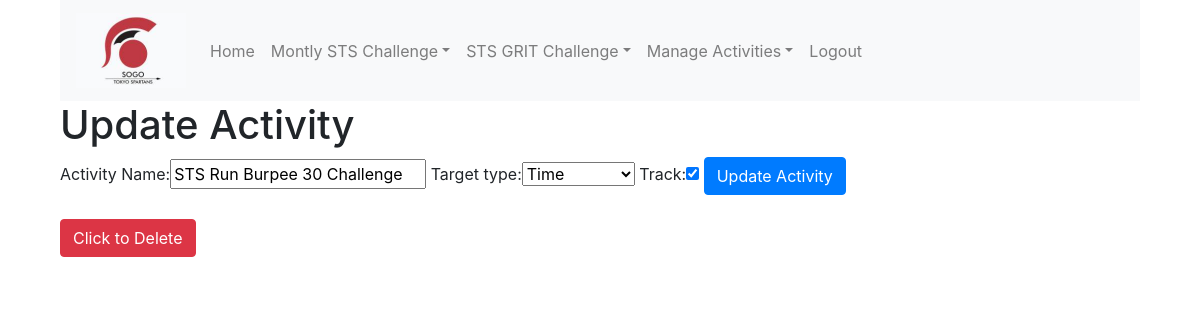
The app's page /sogo_app/update_activity/2/ (signed in) with its own data.
### sogo_app/models.py (models this page shows, shortened)
class Activities(models.Model):
    TARGET_TYPES = (('T', 'Time'),
                    ('R', 'Sets & Reps'))
    name = models.CharField(max_length=100, unique=True)
    target_type = models.CharField(max_length=1, choices=TARGET_TYPES)
    track = models.BooleanField()

### sogo_app/views.py (the view)
# urls.py: url(r'^update_activity/(?P<pk>\d+)/$', views.UpdateActivityView.as_view(),name='update_activity'),
class UpdateActivityView(LoginRequiredMixin, UpdateView):
    login_url = '/sogo_app/login'
    form_class = forms.CreateActivityForm
    success_url=reverse_lazy('sogo_app:activity_list')
    model = Activities

### sogo_app/forms.py
class CreateActivityForm(ModelForm):
    class Meta:
        model = Activities
        fields = '__all__'
    def __init__(self, *args, **kwargs):
        super().__init__(*args, **kwargs)
        self.fields['name'].label = "Activity Name"

### sogo_app/templates/sogo_app/activities_form.html (shortened to what this page needs)
{%extends "base.html"%}
{%load staticfiles%}
{%load bootstrap%}
{%block body_block%}
{%if user.is_superuser%}
{%if not form.instance.pk%}
<h1>Create a New Activity to Track!</h1>
{%else%}
<h1>Update Activity</h1>
{%endif%}
<form method="post">
    {{form|bootstrap}}
  {%if not form.instance.pk%}
    <button type="submit" class="btn btn-primary">Create Activity</button>
  {%else%}
    <button type="submit" class="btn btn-primary">Update Activity</button>
  {%endif%}
</form>
<br>
{%if form.instance.pk%}
  <a href="{% url 'sogo_app:delete_activity' pk=form.instance.pk %}"> <button class="btn btn-danger">Click to Delete</button></a>
{%endif%}
{%else%}
<h3>Sorry, you are not authorized to use this page.  If youy are a captian, please log in.</h3>
{%endif%}
{%endblock%}

### static/css/base.css (style rules this page uses)
body { padding-left: 5%; padding-right: 5%; width: 100%; }

### records on screen
Activities: name "STS Run Burpee 30 Challenge", target_type "Time", track "☑"
